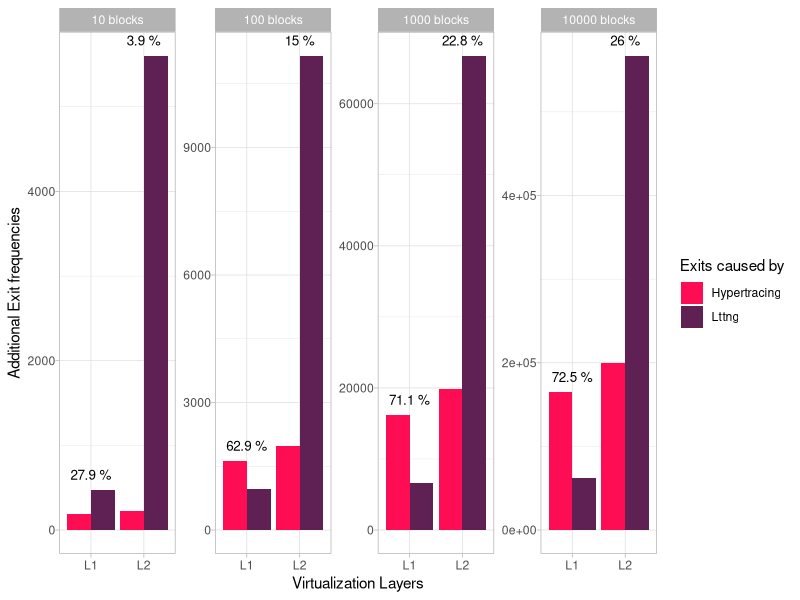

This figure's R source:
#!/usr/bin/env Rscript
library(ggplot2)
library(ggrepel)
library(plyr)
colors <- c("#ff0d54",  "#5f2054")
# layer,tracing_enabled,type,freq,event
data_10 <- read.table("./io-overhead/data/io-exits-10.csv", header=T, sep=",")
data_100 <- read.table("./io-overhead/data/io-exits-100.csv", header=T, sep=",")
data_1000 <- read.table("./io-overhead/data/io-exits-1000.csv", header=T, sep=",")
data_10000 <- read.table("./io-overhead/data/io-exits-10000.csv", header=T, sep=",")

data_10$copied_input_blocks <- 10
data_100$copied_input_blocks <- 100
data_1000$copied_input_blocks <- 1000
data_10000$copied_input_blocks <- 10000

data <- rbind(data_10, data_100, data_1000, data_10000)

data$tracing_enabled <- as.character(data$tracing_enabled)
data$copied_input_blocks <- as.character(data$copied_input_blocks)

data_filtered = subset(data, event == 'kvm_x86_exit')

data_filtered <- ddply(data_filtered, .(layer, tracing_enabled, copied_input_blocks),
                       transform,
                       total_events = freq
)
print(data_filtered)
data_filtered <- unique(data_filtered[c("layer", "tracing_enabled", "copied_input_blocks", "total_events")])

data_filtered <- ddply(data_filtered, .(layer, copied_input_blocks),
                       transform,
                       tracing_events = abs(sum(total_events)-2*total_events)
)

data_filtered <- unique(data_filtered[c("layer", "copied_input_blocks", "tracing_events")])

data_filtered$event_type <- 'Lttng'
# layer,copied_input_blocks,event_type,tracing_events
data_collected_events <- read.table("./io-overhead/data/guest-collected-events.csv", header=T, sep=",")

data_filtered <- merge(x = data_filtered, y = data_collected_events, 
                       by = c("layer","copied_input_blocks","event_type", "tracing_events"), all = TRUE)

data_filtered$copied_input_blocks <- paste(data_filtered$copied_input_blocks,'blocks')

data_filtered$event_type <- as.character(data_filtered$event_type)

data_filtered <- ddply(data_filtered, .(layer, copied_input_blocks),
                       transform,
                       total = sum(tracing_events),
                       max = max(tracing_events)
)
data_filtered$label <- ''
for(i in 1:nrow(data_filtered)) {
  row <- data_filtered[i,]
  if(row$event_type == "Hypertracing"){
    data_filtered[i,]$label = paste(round((row$tracing_events/row$total)*100,1),'%')
  }
}

plot <- ggplot(data_filtered, aes(x=reorder(layer, tracing_events), y = tracing_events)) +
  geom_bar(aes(fill=event_type), position="dodge",stat="identity") +
  # scale_y_continuous(breaks = seq(0, max(data_filtered$tracing_events), 10000)) +
  facet_wrap(~copied_input_blocks, ncol=4, scale="free") +
  # coord_flip() +
  # geom_label_repel(aes(y=tracing_events, label=paste(tracing_events,event_type)),
  #                  size = 3, segment.size = 0.3, colour="black", fill="white",
  #                  min.segment.length = unit(0, "lines"), nudge_x = 0
  # ) +
  geom_text(aes(y=max, label=label ), colour='black', size = 3.4,
            position=position_dodge(width=0.9), vjust=-1) +
  
  # scale_fill_manual(values = colors) +
  labs(x ="Virtualization Layers", y ="Additional Exit frequencies", fill="Exits caused by") +
  scale_fill_manual(values = colors) +
  theme_light() +
  theme(
    # legend.position = c(0.94,0.91),
    # legend.title=element_blank(),
    # axis.text.x = element_text(angle = 40, hjust = 1, vjust=1, size = 10),
    axis.text.y = element_text(margin = margin(t=2,b=1))
  )
plot(plot)